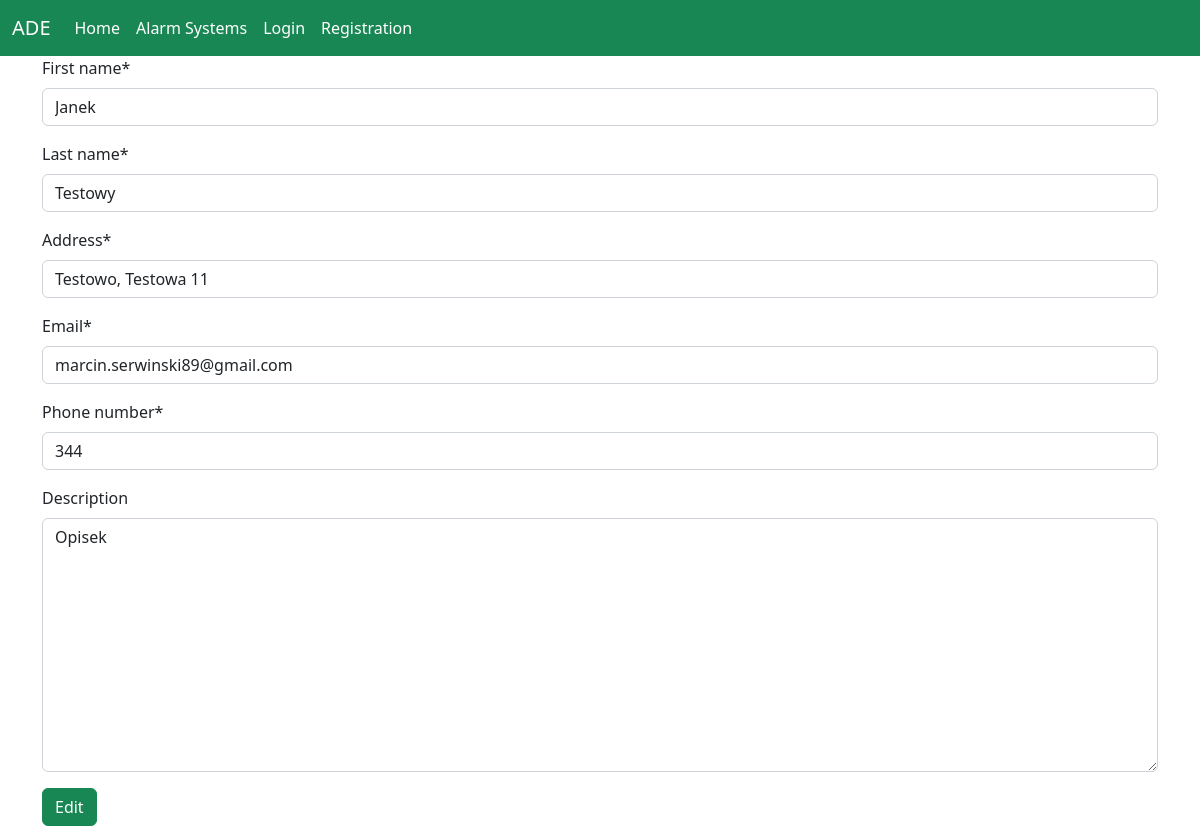
The app's page /main_view/edit_customer/8 with its own data.
### alarm_systems/models.py (models this page shows)
class Customer(models.Model):
    first_name = models.CharField(max_length=100)
    last_name = models.CharField(max_length=150)
    address = models.CharField(max_length=255)
    email = models.EmailField(max_length=80, null=True)
    phone_number = models.CharField(max_length=24, unique=True)
    description = models.TextField(null=True, blank=True)
    date_joined = models.DateField(auto_now_add=True)

### alarm_systems/views.py (the view, shortened to what this page needs)
# urls.py: path('main_view/edit_customer/<int:pk>', CustomerEditView.as_view(), name='edit_customer_all_view'),
class CustomerEditView(UpdateView):
    model = Customer
    fields = ['first_name', 'last_name', 'address', 'email', 'phone_number', 'description']
    template_name = 'home/customer_main_page/customer_update_form.html'

### alarm_systems/templates/home/customer_main_page/customer_update_form.html (shortened to what this page needs)
{% extends 'base.html' %}
{% load crispy_forms_tags %}
{% block container %}
    <form action="" method="post">
        {{ form|crispy }}
        <button type="submit" value="Update" class="btn btn-success">
            Edit</button>
    </form>
{% endblock %}

### records on screen
Customer: first_name "Janek", last_name "Testowy", address "Testowo, Testowa 11", email "marcin.serwinski89@gmail.com", phone_number "344", description "Opisek"
